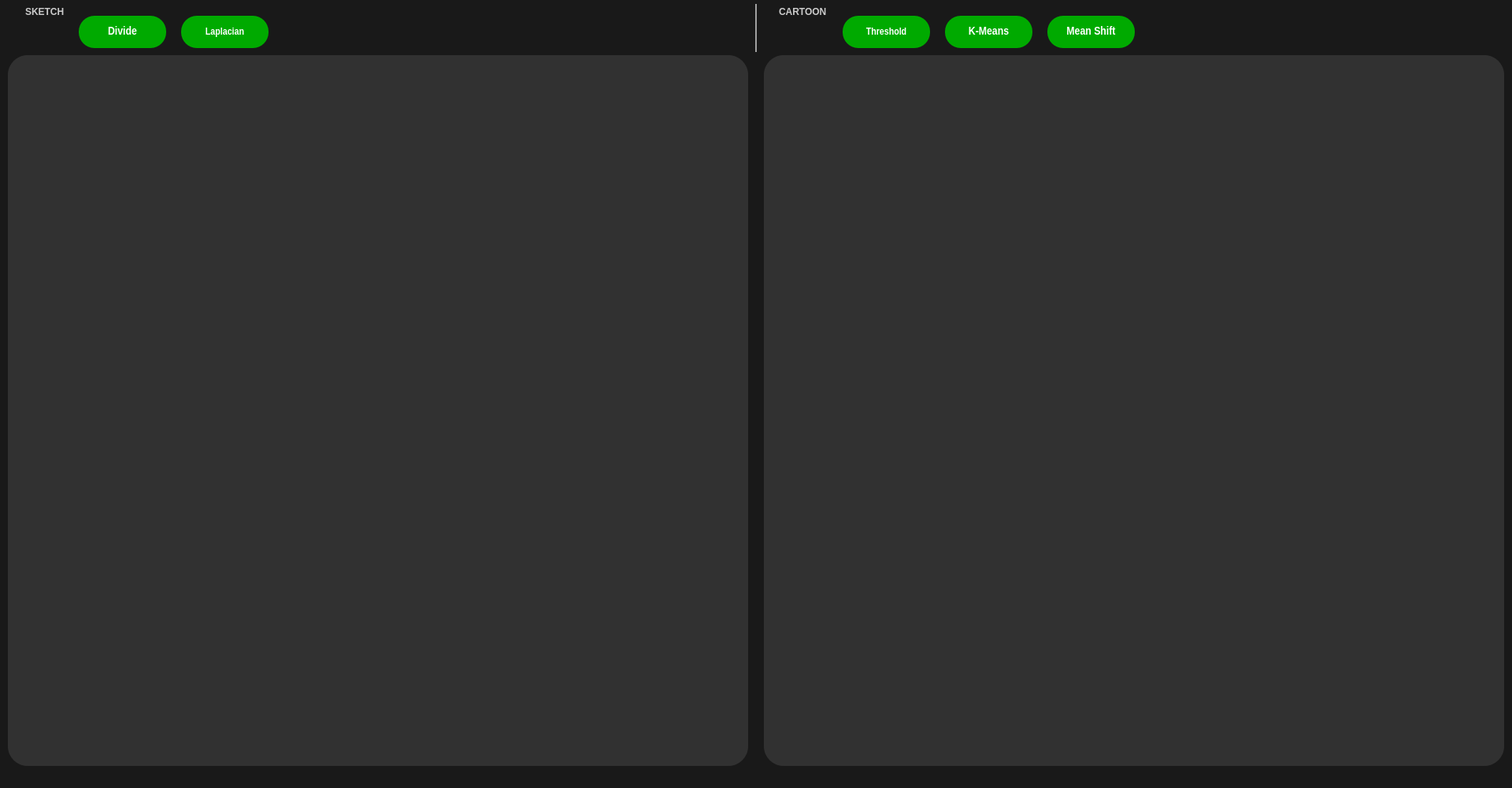
<?xml version="1.0" encoding="UTF-8"?>
<ui version="4.0">
 <class>MainWindow</class>
 <widget class="QMainWindow" name="MainWindow">
  <property name="geometry">
   <rect>
    <x>0</x>
    <y>0</y>
    <width>1920</width>
    <height>1000</height>
   </rect>
  </property>
  <property name="windowTitle">
   <string>MainWindow</string>
  </property>
  <property name="styleSheet">
   <string notr="true">background-color: rgb(25, 25, 25);</string>
  </property>
  <widget class="QWidget" name="centralwidget">
   <widget class="QLabel" name="lblOrVideo">
    <property name="geometry">
     <rect>
      <x>10</x>
      <y>70</y>
      <width>940</width>
      <height>902</height>
     </rect>
    </property>
    <property name="styleSheet">
     <string notr="true">background-color: rgb(49, 49, 49);
border-radius: 25px;</string>
    </property>
    <property name="text">
     <string/>
    </property>
   </widget>
   <widget class="QLabel" name="lblEditVideo">
    <property name="geometry">
     <rect>
      <x>970</x>
      <y>70</y>
      <width>940</width>
      <height>902</height>
     </rect>
    </property>
    <property name="styleSheet">
     <string notr="true">background-color: rgb(49, 49, 49);
border-radius: 25px;</string>
    </property>
    <property name="text">
     <string/>
    </property>
   </widget>
   <widget class="QPushButton" name="btnDivide">
    <property name="geometry">
     <rect>
      <x>100</x>
      <y>20</y>
      <width>111</width>
      <height>41</height>
     </rect>
    </property>
    <property name="font">
     <font>
      <family>Arial Narrow</family>
      <pointsize>11</pointsize>
      <weight>75</weight>
      <bold>true</bold>
     </font>
    </property>
    <property name="styleSheet">
     <string notr="true">background-color: rgb(0, 170, 0);
color: rgb(255, 255, 255);
border-radius: 20px;</string>
    </property>
    <property name="text">
     <string>Divide</string>
    </property>
   </widget>
   <widget class="QPushButton" name="btnLaplacian">
    <property name="geometry">
     <rect>
      <x>230</x>
      <y>20</y>
      <width>111</width>
      <height>41</height>
     </rect>
    </property>
    <property name="font">
     <font>
      <family>Arial Narrow</family>
      <pointsize>10</pointsize>
      <weight>75</weight>
      <bold>true</bold>
     </font>
    </property>
    <property name="styleSheet">
     <string notr="true">background-color: rgb(0, 170, 0);
color: rgb(255, 255, 255);
border-radius: 20px;</string>
    </property>
    <property name="text">
     <string>Laplacian</string>
    </property>
   </widget>
   <widget class="QLabel" name="lblSketch">
    <property name="geometry">
     <rect>
      <x>14</x>
      <y>5</y>
      <width>941</width>
      <height>61</height>
     </rect>
    </property>
    <property name="font">
     <font>
      <weight>75</weight>
      <bold>true</bold>
     </font>
    </property>
    <property name="styleSheet">
     <string notr="true">color: rgb(203, 203, 203);
padding-left: 15px;</string>
    </property>
    <property name="text">
     <string>SKETCH</string>
    </property>
    <property name="alignment">
     <set>Qt::AlignLeading|Qt::AlignLeft|Qt::AlignTop</set>
    </property>
   </widget>
   <widget class="QLabel" name="lblCartoon">
    <property name="geometry">
     <rect>
      <x>959</x>
      <y>5</y>
      <width>941</width>
      <height>61</height>
     </rect>
    </property>
    <property name="font">
     <font>
      <weight>75</weight>
      <bold>true</bold>
     </font>
    </property>
    <property name="styleSheet">
     <string notr="true">color: rgb(203, 203, 203);
padding-left: 25px;
border-left: 2px solid #a1a1a1;</string>
    </property>
    <property name="text">
     <string>CARTOON</string>
    </property>
    <property name="alignment">
     <set>Qt::AlignLeading|Qt::AlignLeft|Qt::AlignTop</set>
    </property>
   </widget>
   <widget class="QPushButton" name="btnThreshold">
    <property name="geometry">
     <rect>
      <x>1070</x>
      <y>20</y>
      <width>111</width>
      <height>41</height>
     </rect>
    </property>
    <property name="font">
     <font>
      <family>Arial Narrow</family>
      <pointsize>10</pointsize>
      <weight>75</weight>
      <bold>true</bold>
     </font>
    </property>
    <property name="styleSheet">
     <string notr="true">background-color: rgb(0, 170, 0);
color: rgb(255, 255, 255);
border-radius: 20px;</string>
    </property>
    <property name="text">
     <string>Threshold</string>
    </property>
   </widget>
   <widget class="QPushButton" name="btnKMeans">
    <property name="geometry">
     <rect>
      <x>1200</x>
      <y>20</y>
      <width>111</width>
      <height>41</height>
     </rect>
    </property>
    <property name="font">
     <font>
      <family>Arial Narrow</family>
      <pointsize>11</pointsize>
      <weight>75</weight>
      <bold>true</bold>
     </font>
    </property>
    <property name="styleSheet">
     <string notr="true">background-color: rgb(0, 170, 0);
color: rgb(255, 255, 255);
border-radius: 20px;</string>
    </property>
    <property name="text">
     <string>K-Means</string>
    </property>
   </widget>
   <widget class="QPushButton" name="btnMeanShift">
    <property name="geometry">
     <rect>
      <x>1330</x>
      <y>20</y>
      <width>111</width>
      <height>41</height>
     </rect>
    </property>
    <property name="font">
     <font>
      <family>Arial Narrow</family>
      <pointsize>11</pointsize>
      <weight>75</weight>
      <bold>true</bold>
     </font>
    </property>
    <property name="styleSheet">
     <string notr="true">background-color: rgb(0, 170, 0);
color: rgb(255, 255, 255);
border-radius: 20px;</string>
    </property>
    <property name="text">
     <string>Mean Shift</string>
    </property>
   </widget>
   <zorder>lblSketch</zorder>
   <zorder>lblOrVideo</zorder>
   <zorder>lblEditVideo</zorder>
   <zorder>btnDivide</zorder>
   <zorder>btnLaplacian</zorder>
   <zorder>lblCartoon</zorder>
   <zorder>btnThreshold</zorder>
   <zorder>btnKMeans</zorder>
   <zorder>btnMeanShift</zorder>
  </widget>
  <widget class="QMenuBar" name="menubar">
   <property name="geometry">
    <rect>
     <x>0</x>
     <y>0</y>
     <width>1920</width>
     <height>22</height>
    </rect>
   </property>
  </widget>
  <widget class="QStatusBar" name="statusbar"/>
 </widget>
 <resources/>
 <connections/>
</ui>
